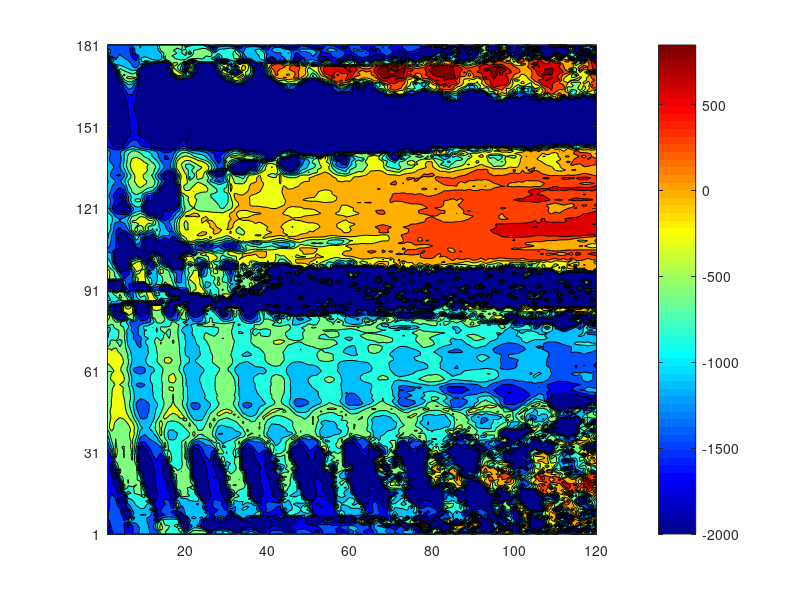

Here is the MATLAB script that generated this plot: (Note: this script raises an error after producing the figure.)
clc; clear;

%% load
% load Linear_Slithering_Curve.mat;
% load Linear_Sidewinding_Curve.mat;
% load Linear_Rolling_Curve.mat;
load Linear_Serpentine_Curve.mat;
U_map_curve = U_map;

clear max min Motion_lambda param_coefficient U_map;

% load Linear_Slithering_Mat.mat;
% load Linear_Sidewinding_Mat.mat;
% load Linear_Rolling_Mat.mat
load Linear_Serpentine_Mat.mat;

U_map_mat = U_map;

clear max min Motion_lambda param_coefficient U_map;

%%
U_map_mat = squeeze(U_map_mat);
U_map_curve = squeeze(U_map_curve);

U_map_mat = max(U_map_mat, -2000);
U_map_curve = max(U_map_curve, -2000);

% U_map_mat = min(U_map_mat, 2500);
% U_map_curve = min(U_map_curve, 2500);

%%
figure; hAxes = gca;
contourf(U_map_curve);

pbaspect([0.8 0.8 0.8]);

colormap jet;
colorbar;

yticks(1:30:181);
yticklabels(["0","30","60","90","120","150","180"]);
a = get(gca,'YTickLabel');  
set(gca,'YTickLabel',a,'fontsize',11,'FontWeight','bold')

xticks(1:30:181);
xticklabels(["0","30","60","90","120","150","180"]);
a = get(gca,'XTickLabel');  
set(gca,'XTickLabel',a,'fontsize',11,'FontWeight','bold')

xline(31,LineWidth=1,LineStyle="--",Color=[0.8 0.8 0.8]);
xline(61,LineWidth=1,LineStyle="--",Color=[0.8 0.8 0.8]);
xline(91,LineWidth=1,LineStyle="--",Color=[0.8 0.8 0.8]);
xline(121,LineWidth=1,LineStyle="--",Color=[0.8 0.8 0.8]);
xline(151,LineWidth=1,LineStyle="--",Color=[0.8 0.8 0.8]);

yline(31,LineWidth=1,LineStyle="--",Color=[0.8 0.8 0.8]);
yline(61,LineWidth=1,LineStyle="--",Color=[0.8 0.8 0.8]);
yline(91,LineWidth=1,LineStyle="--",Color=[0.8 0.8 0.8]);
yline(121,LineWidth=1,LineStyle="--",Color=[0.8 0.8 0.8]);
yline(151,LineWidth=1,LineStyle="--",Color=[0.8 0.8 0.8]);

xlabel("Temporal parameter (rad)","FontSize",13,"FontName","arial","FontWeight","bold");
ylabel("Spatial parameter (degree)","FontSize",13,"FontName","arial","FontWeight","bold");

%%
figure; hAxes = gca;
contourf(U_map_mat);

pbaspect([0.8 0.8 0.8]);

colormap jet;
colorbar;

yticks(1:30:181);
yticklabels(["0","30","60","90","120","150","180"]);
a = get(gca,'YTickLabel');  
set(gca,'YTickLabel',a,'fontsize',11,'FontWeight','bold')

xticks(1:30:181);
xticklabels(["0","30","60","90","120","150","180"]);
a = get(gca,'XTickLabel');  
set(gca,'XTickLabel',a,'fontsize',11,'FontWeight','bold')

xline(31,LineWidth=1,LineStyle="--",Color=[0.8 0.8 0.8]);
xline(61,LineWidth=1,LineStyle="--",Color=[0.8 0.8 0.8]);
xline(91,LineWidth=1,LineStyle="--",Color=[0.8 0.8 0.8]);
xline(121,LineWidth=1,LineStyle="--",Color=[0.8 0.8 0.8]);
xline(151,LineWidth=1,LineStyle="--",Color=[0.8 0.8 0.8]);

yline(31,LineWidth=1,LineStyle="--",Color=[0.8 0.8 0.8]);
yline(61,LineWidth=1,LineStyle="--",Color=[0.8 0.8 0.8]);
yline(91,LineWidth=1,LineStyle="--",Color=[0.8 0.8 0.8]);
yline(121,LineWidth=1,LineStyle="--",Color=[0.8 0.8 0.8]);
yline(151,LineWidth=1,LineStyle="--",Color=[0.8 0.8 0.8]);

xlabel("Dorsal spatial (degree)","FontSize",13,"FontName","arial","FontWeight","bold");
ylabel("Lateral spatial (degree)","FontSize",13,"FontName","arial","FontWeight","bold");

%% 상관계수 비교

norm_U_mat = normalize(U_map_mat);
norm_U_curve = normalize(U_map_curve);

corr2(U_map_mat, U_map_curve)